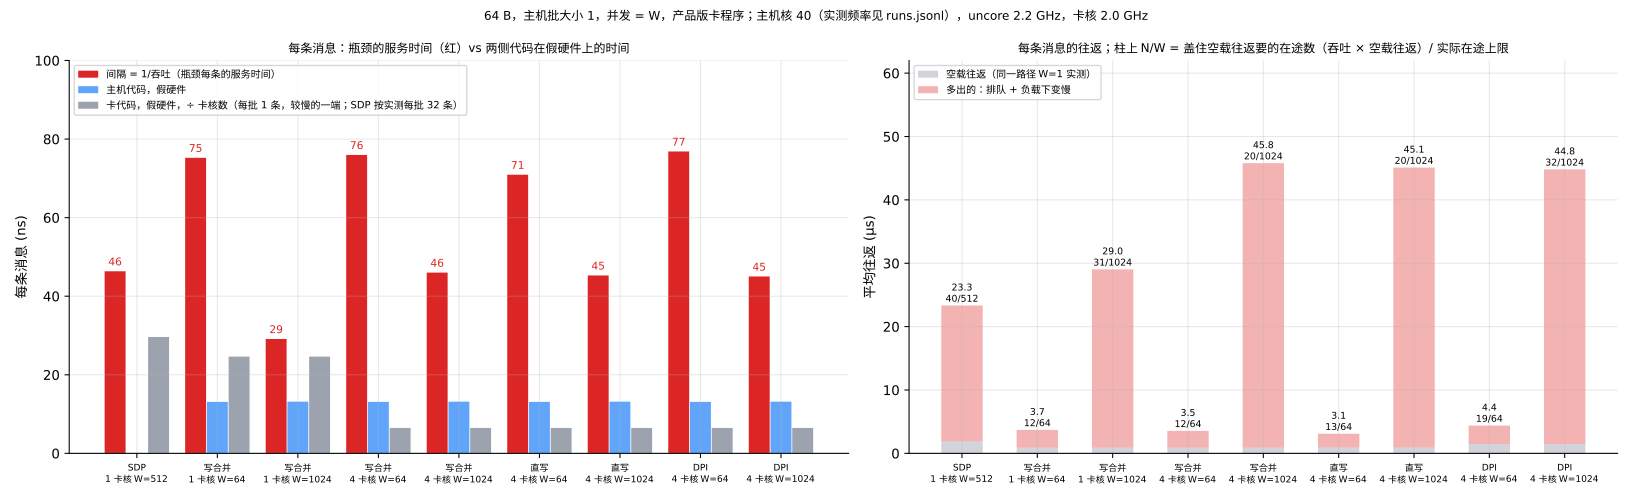

Write the Python code that produced this figure.
"""MRV-35 follow-up (direct paths, MRV-49): how fast each side's code runs against fake hardware
(the software ceiling), and which per-message time sets the throughput. Reads
logs/mrv35-2026-11-17/runs.jsonl and writes two charts next to this file:

- mrv-35-ceiling: measured throughput per state vs the fake-hardware ceilings of host and card;
- mrv-35-critical: per message, the interval between messages (1 / throughput, the bottleneck's
  service time) against each side's fake-hardware time; and the mean round trip split into the
  unloaded round trip (W=1) and the excess under load (queueing plus any load-dependent slowdown).

    uv run --with matplotlib python docs/figures/mrv-35-critical.py [runs.jsonl]

Fake hardware: host = the closed loop and ring reader with each reply written into a local ring
by the submit (no MOVDIR64B); card = the ring loop with the core writing its own requests and
storing each 64 B reply into local memory (the application code all three direct reply paths
share; no WC/Device window, no DPI driver). SDP is one reference point (frames freed in software
instead of tx_burst; its host receive driver cannot be faked, so it has no host ceiling).
Every run used has rc 0, lost/bad/torn 0 and no corrupt or partial cells.
"""
import json
import statistics
import sys
from pathlib import Path

from mrvplot import plt, save

ROOT = Path(__file__).resolve().parents[2]
RUNS = Path(sys.argv[1]) if len(sys.argv) > 1 else ROOT / "logs/mrv35-2026-11-17/runs.jsonl"
runs = [json.loads(line) for line in RUNS.read_text().splitlines()]
mean = statistics.mean


def pick(tag, group=None):
    out = [r for r in runs if r["tag"] == tag and (group is None or r["group"] == group) and r["rc"] == 0]
    assert out, tag
    for r in out:
        if r.get("host"):
            assert r["host"]["lost"] == r["host"]["bad"] == r["host"]["torn"] == 0, r["id"]
        for c in (r.get("card") or {}).get("cores", []):
            assert c["corrupt"] == c["partial"] == 0, r["id"]
    return out


def rate(rs):
    return mean(r["host"]["mmsg"] for r in rs)


def rtt(rs):
    return mean(r["host"]["rtt_mean"] for r in rs)


def fake_card_ns(kind, cores, batch):
    """Card loop time per reply on one core (ns) against fake hardware."""
    rs = pick(f"ceiling {kind} {cores} core{'s' if cores > 1 else ''} b{batch}")
    return mean(c["loop_ticks"] / c["taken"] for r in rs for c in r["card"]["cores"])


def fake_host_ns(w):
    return mean(1e3 / r["host"]["mmsg"] for t in (f"fake host W={w} rep0", f"fake host W={w} rep1") for r in pick(t, "H-fake"))


W1 = {  # path -> W=1 runs
    "SDP": pick("sdp W=1 card 1 core production loop"),
    "写合并": pick("wc W=1 card 1 core production loop"),
    "直写": pick("store W=1 card 4 cores production loop"),
    "DPI": pick("dpi W=1 card 4 cores production loop"),
}
RTT0 = {k: rtt(v) for k, v in W1.items()}
# label, path, card cores, W, production runs, card fake kind
STATES = [
    ("SDP\n1 卡核 W=512", "SDP", 1, 512, pick("sdp W=512 card 1 core original loop", "A-sdp") + pick("sdp W=512 card 1 core shared pool production loop", "A-sdp"), "sdp-null shared"),
    ("写合并\n1 卡核 W=64", "写合并", 1, 64, pick("wc W=64 card 1 core production loop"), "wc-local"),
    ("写合并\n1 卡核 W=1024", "写合并", 1, 1024, pick("wc W=1024 card 1 core production loop"), "wc-local"),
    ("写合并\n4 卡核 W=64", "写合并", 4, 64, pick("wc W=64 card 4 cores production loop"), "wc-local"),
    ("写合并\n4 卡核 W=1024", "写合并", 4, 1024, pick("wc W=1024 card 4 cores production loop"), "wc-local"),
    ("直写\n4 卡核 W=64", "直写", 4, 64, pick("store W=64 card 4 cores production loop"), "wc-local"),
    ("直写\n4 卡核 W=1024", "直写", 4, 1024, pick("store W=1024 card 4 cores production loop"), "wc-local"),
    ("DPI\n4 卡核 W=64", "DPI", 4, 64, pick("dpi W=64 card 4 cores production loop"), "wc-local"),
    ("DPI\n4 卡核 W=1024", "DPI", 4, 1024, pick("dpi W=1024 card 4 cores production loop"), "wc-local"),
]
rows = []
for label, path, cores, w, prod, kind in STATES:
    x = rate(prod)
    rows.append(dict(label=label, path=path, cores=cores, w=w, rate=x, interval=1e3 / x, rtt=rtt(prod),
                     ghz=mean(r["perf"]["ghz"] for r in prod), host=fake_host_ns(w) if path != "SDP" else None,
                     card_b1=fake_card_ns(kind, cores, 1) / cores, card_b32=fake_card_ns(kind, cores, 32) / cores,
                     hide=x * RTT0[path]))

C_REAL, C_HOST, C_CARD = "#dc2626", "#60a5fa", "#9ca3af"

# ---- chart 1: throughput vs fake-hardware ceilings ----------------------------------------
fig, ax = plt.subplots(figsize=(13, 4.8))
labels, k = [], 0
for path, rs in W1.items():
    card1 = fake_card_ns("sdp-null shared" if path == "SDP" else "wc-local", 1, 1)
    real = rate(rs)
    ax.bar(k - 0.2, real, 0.36, color=C_REAL)
    if path != "SDP":
        ceil = 1e3 / (fake_host_ns(1) + card1)
        ax.bar(k + 0.2, ceil, 0.36, color=C_CARD)
        ax.text(k + 0.2, ceil * 1.12, f"{ceil:.0f}", ha="center", fontsize=8)
    ax.text(k - 0.2, real * 1.12, f"{real:.2f}", ha="center", fontsize=8)
    labels.append(f"{path}\nW=1")
    k += 1
for r in rows:
    ax.bar(k - 0.27, r["rate"], 0.26, color=C_REAL)
    if r["host"]:
        ax.bar(k, 1e3 / r["host"], 0.26, color=C_HOST)
    ax.bar(k + 0.27, 1e3 / r["card_b32"], 0.26, color=C_CARD)
    ax.plot([k + 0.15, k + 0.39], [1e3 / r["card_b1"]] * 2, color="#111827", lw=1.5)
    ax.text(k - 0.27, r["rate"] * 1.12, f"{r['rate']:.1f}", ha="center", fontsize=8)
    labels.append(r["label"])
    k += 1
ax.set_yscale("log")
ax.set_ylim(0.3, 800)
ax.set_xticks(range(k), labels, fontsize=7.5)
ax.set_ylabel("吞吐 (Mmsg/s，对数)")
ax.legend(handles=[plt.Rectangle((0, 0), 1, 1, color=C_REAL), plt.Rectangle((0, 0), 1, 1, color=C_HOST),
                   plt.Rectangle((0, 0), 1, 1, color=C_CARD), plt.Line2D([0], [0], color="#111827", lw=1.5)],
          labels=["实测", "主机代码，假硬件（同 W）", "卡代码，假硬件，每批 32 条（W=1：两侧串行）", "卡代码，假硬件，每批 1 条"],
          fontsize=7.5, ncol=4, loc="upper left")
ax.set_title("假硬件上限 vs 实测：64 B，主机批大小 1，主机核 40，uncore 2.2 GHz，卡核 2.0 GHz；SDP 只作参照（rx_poll_mem=1，主机收包驱动无法假，没有主机上限）",
             fontsize=9)
print(save(fig, "mrv-35-ceiling"))

# ---- chart 2: bottleneck service time vs each side's code; latency = unloaded + excess -----
fig, (a1, a2) = plt.subplots(1, 2, figsize=(17, 5.2), gridspec_kw={"width_ratios": [1.1, 1]})
xs = list(range(len(rows)))
a1.bar([x - 0.27 for x in xs], [r["interval"] for r in rows], 0.26, color=C_REAL, label="间隔 = 1/吞吐（瓶颈每条的服务时间）")
a1.bar(xs, [r["host"] or 0 for r in rows], 0.26, color=C_HOST, label="主机代码，假硬件")
a1.bar([x + 0.27 for x in xs], [r["card_b32"] if r["path"] == "SDP" else r["card_b1"] for r in rows], 0.26, color=C_CARD,
       label="卡代码，假硬件，÷ 卡核数（每批 1 条，较慢的一端；SDP 按实测每批 32 条）")
for x, r in zip(xs, rows):
    a1.text(x - 0.27, r["interval"] + 1.5, f"{r['interval']:.0f}", ha="center", fontsize=8, color=C_REAL)
a1.set_xticks(xs, [r["label"] for r in rows], fontsize=6.8)
a1.set_ylabel("每条消息 (ns)")
a1.set_ylim(0, 100)
a1.legend(fontsize=7.5, loc="upper left")
a1.set_title("每条消息：瓶颈的服务时间（红）vs 两侧代码在假硬件上的时间", fontsize=9)

a2.bar(xs, [RTT0[r["path"]] for r in rows], 0.55, color="#d1d5db", label="空载往返（同一路径 W=1 实测）")
a2.bar(xs, [r["rtt"] - RTT0[r["path"]] for r in rows], 0.55, bottom=[RTT0[r["path"]] for r in rows],
       color=C_REAL, alpha=0.35, label="多出的：排队 + 负载下变慢")
for x, r in zip(xs, rows):
    a2.text(x, r["rtt"] + 0.6, f"{r['rtt']:.1f}\n{r['hide']:.0f}/{r['w']}", ha="center", fontsize=7)
a2.set_xticks(xs, [r["label"] for r in rows], fontsize=6.8)
a2.set_ylabel("平均往返 (µs)")
a2.set_ylim(0, 62)
a2.legend(fontsize=7.5, loc="upper left")
a2.set_title("每条消息的往返；柱上 N/W = 盖住空载往返要的在途数（吞吐 × 空载往返）/ 实际在途上限", fontsize=9)
fig.suptitle("64 B，主机批大小 1，并发 = W，产品版卡程序；主机核 40（实测频率见 runs.jsonl），uncore 2.2 GHz，卡核 2.0 GHz", fontsize=9)
print(save(fig, "mrv-35-critical"))

for r in rows:
    print({k: (round(v, 2) if isinstance(v, float) else v) for k, v in r.items()})
print("RTT0", {k: round(v, 2) for k, v in RTT0.items()}, "host W=1", round(fake_host_ns(1), 2))
